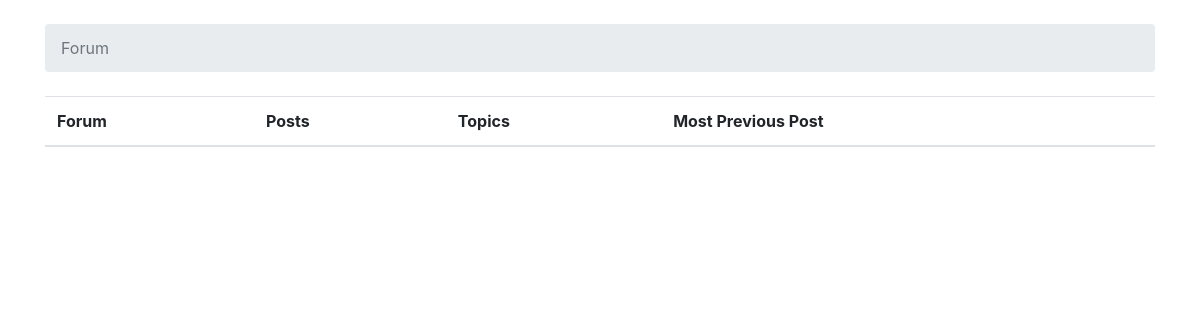
/, run on an earlier commit of the app's database.
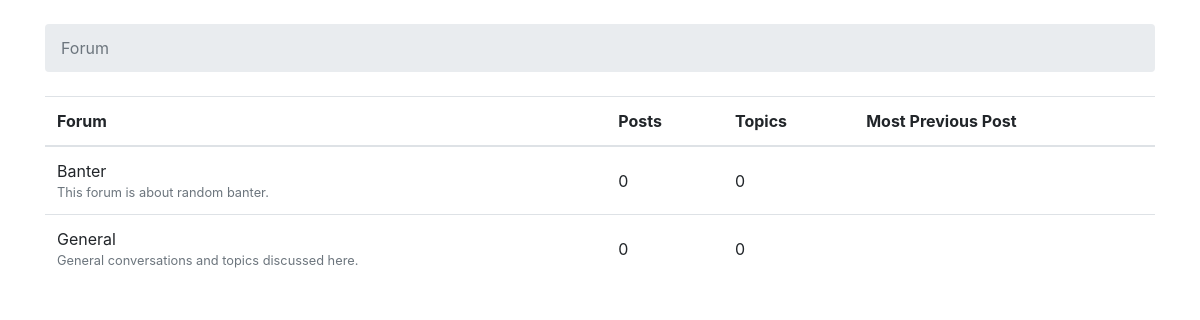
And on a later commit of the database.
### forum/models.py (models this page shows, shortened)
class Forum(models.Model):
    name = models.CharField(max_length=24, unique=True)
    description = models.CharField(max_length=100)

### forum/views.py (the view)
# urls.py: 2. Add a URL to urlpatterns:  path('', views.home, name='home')
def home(request):
    forums = Forum.objects.all()
    return render(request, 'home.html', {'forums': forums})

### templates/home.html (shortened to what this page needs)
{% load static %}<!DOCTYPE html>
<html>
    <head>
        <link rel="stylesheet" href="{% static 'css/bootstrap.min.css' %}">
    </head>
    <body>
    <div class="container">
        <ol class="breadcrumb my-4">
            <li class="breadcrumb-item active">Forum</li>
        </ol>
        <table class="table">
            <thead class="thead-inverse">
                <tr>
                    <th>Forum</th>
                    <th>Posts</th>
                    <th>Topics</th>
                    <th>Most Previous Post</th>
                </tr>
            </thead>
            <tbody>
                {% for forum in forums %}
                    <tr>
                        <td>
                            {{ forum.name }}
                            <small class="text-muted d-block">{{ forum.description }}</small>
                        </td>
                        <td class="align-middle">0</td>
                        <td class="align-middle">0</td>
                        <td></td>
                    </tr>
                {% endfor %}
            </tbody>
        </table>
    </div>
    </body>
</html>

What changed in the data, as far as the page shows it:
added Forum: name "Banter", description "This forum is about random banter."
added Forum: name "General", description "General conversations and topics discussed here."
